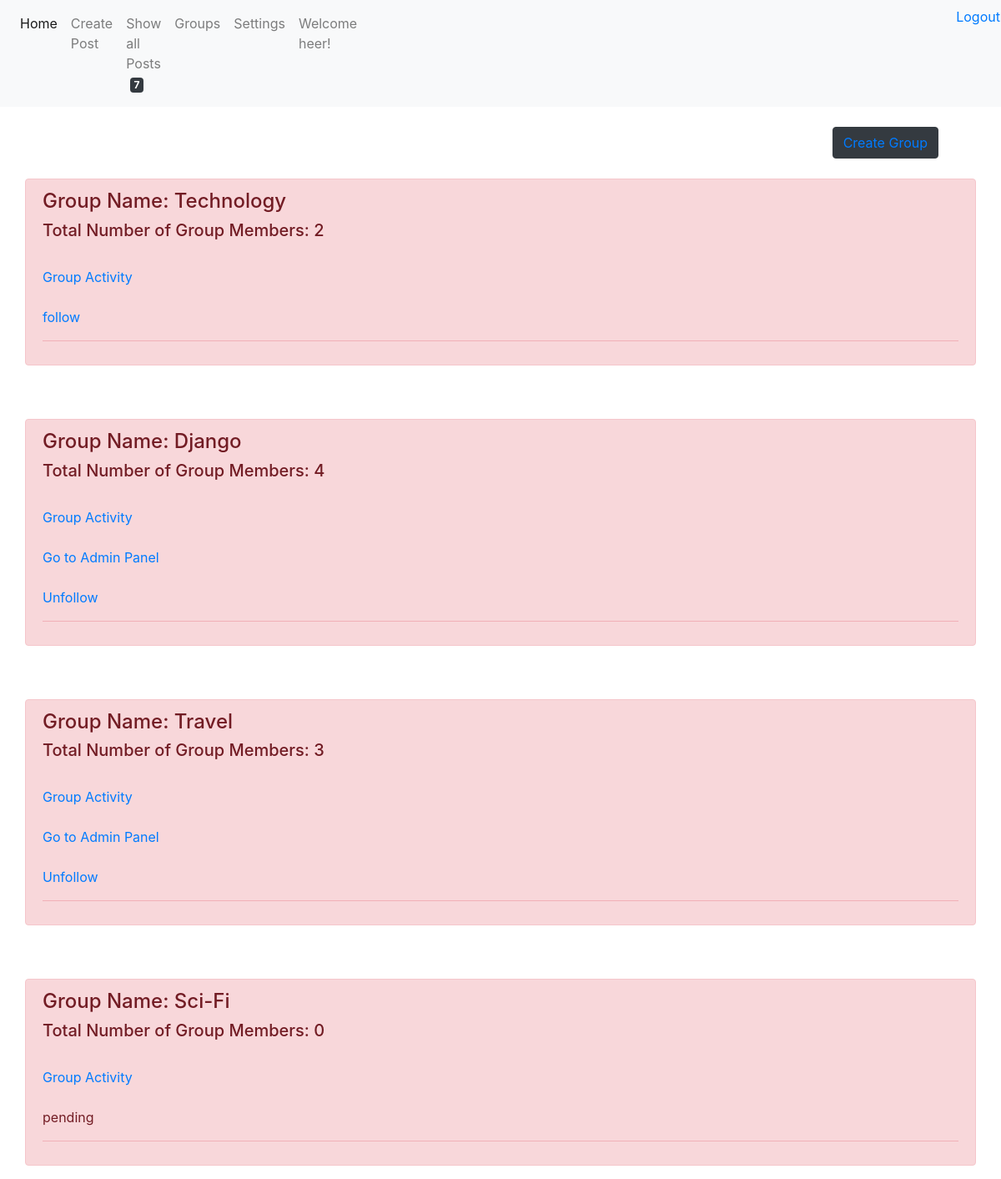
/grouplist/ (signed in), run on the app's committed database.
### posts/models.py (models this page shows, shortened)
class DateTimemixin(models.Model):
    created_at = models.DateTimeField(auto_now_add=True, null=True, blank=True)
    updated_at = models.DateTimeField(auto_now=True, null=True, blank=True)
    class Meta:
        abstract = True

class Group(DateTimemixin):
    admin_user = models.ManyToManyField(User, related_name='admin_user')
    name = models.CharField(max_length=100)
    user_key = models.ManyToManyField(User, related_name='user_key')
    slug = models.SlugField(null=True, blank=True)

### posts/views.py (the view)
# urls.py: path('grouplist/',views.groupview,name="group"),
def groupview(request):
    group_obj = Group.objects.all()
    total_count = Post.objects.filter(is_group = False).count()
    context = {
        "group_obj":group_obj,
        "total_count":total_count,
    }
    return render(request, "group.html",context)

### templates/group.html
{% extends "base.html" %}
{% block content %}
<br>
    <div class="container" style="display: inline-block; text-align: right;">
        <button class="btn btn-dark"><a href="{% url 'creategroup' %}" style="text-decoration: none;">Create Group</a></button>
    </div>
    {% for group in group_obj %}
    <br><br>
    <div class="container alert alert-danger">
        <h4>Group Name: {{group.name}}</h4>
        <h5>Total Number of Group Members: {{group.user_key.count}}</h5><br>
        <a href="{% url 'showgroup' group.slug %}">Group Activity</a><br><br>
        {% if request.user in group.admin_user.all %}
        <a href="{% url 'admin_panel' group.id %}">Go to Admin Panel</a><br><br>
        {% endif %}
        {% if request.user == group.groupjoinrequest_set.all.0.user_key  %}
            pending
        {% elif request.user in group.user_key.all %}
            <a href="{% url 'unfollow' group.id %}">Unfollow</a>
        {% else %}
        <a href="{% url 'follow' group.id %}">follow</a>
        {% endif %}
        <hr>
    </div>
    {% endfor %}
{% endblock %}

### templates/base.html (shortened to what this page needs)
<!DOCTYPE html>
{% load static %}
<html lang="en">
<head>
    <link rel="stylesheet" href="{% static 'css/style.css' %}">
    <link rel="stylesheet" href="https://stackpath.bootstrapcdn.com/bootstrap/4.1.3/css/bootstrap.min.css">
    <link rel="stylesheet" href="https://cdnjs.cloudflare.com/ajax/libs/font-awesome/4.7.0/css/font-awesome.min.css">
</head>
<body>
    <nav class="navbar navbar-expand-lg navbar-light bg-light">
        <div class="collapse navbar-collapse" id="navbarNav">
          <ul class="navbar-nav">
            <li class="nav-item active">
              <a class="nav-link" href="{% url 'showlist' %}">Home <span class="sr-only">(current)</span></a>
            </li>
            {% if request.user.is_authenticated %}
            <li class="nav-item">
              <a class="nav-link" href="{% url 'createpost' %}">Create Post</a>
            </li>
            {% endif %}
            <li class="nav-item">
              <a class="nav-link" href="{% url 'showlist' %}">Show all Posts &nbsp;<span class="badge badge-dark">{{ total_count }}</span></a>
            </li>
            <li class="nav-item">
              <a class="nav-link" href="{% url 'group' %}">Groups</a>
            </li>
            <li class="nav-item">
              <a class="nav-link" href="{% url 'settings' %}">Settings</a>
            </li>
            {% if request.user.is_authenticated %}
            <li class="nav-item">
              <a class="nav-link"> Welcome {{request.user}}!</a>
            </li>
            {% else %}
            <li class="nav-item">
              <a class="nav-link">Welcome Guest!</a>
            </li>
            {% endif %}
            {% if request.user.is_authenticated %}
            <li class="nav-item" style="margin-left: 700px;">
              <a href="javascript:{}" onclick="document.getElementById('my_form').submit();"style="margin-left:10px; text-decoration:none;"> Logout </a>
            </li>
            {% else %}
            <li class="nav-item" style="margin-left: 900px;">
              <a class="nav-link" href="{% url 'login' %}">Login</a>
            </li>
            {% endif %}
          </ul>
        </div>
      </nav>
    {% block content %}{% endblock content %}
</body>
</html>

### templates/base.html (style rules this page uses)
button { border: 1px solid #ccc; display: inline-block; padding: 6px 12px; cursor: pointer; }

### data on the page
Group: name "Technology", user_key.count "2", shows "follow"
Group: name "Django", user_key.count "4", shows "Go to Admin Panel", shows "Unfollow"
Group: name "Travel", user_key.count "3", shows "Go to Admin Panel", shows "Unfollow"
Group: name "Sci-Fi", user_key.count "0", shows "pending"

### other printed values
{{ total_count }} "7"
{{ request.user }} "heer"
